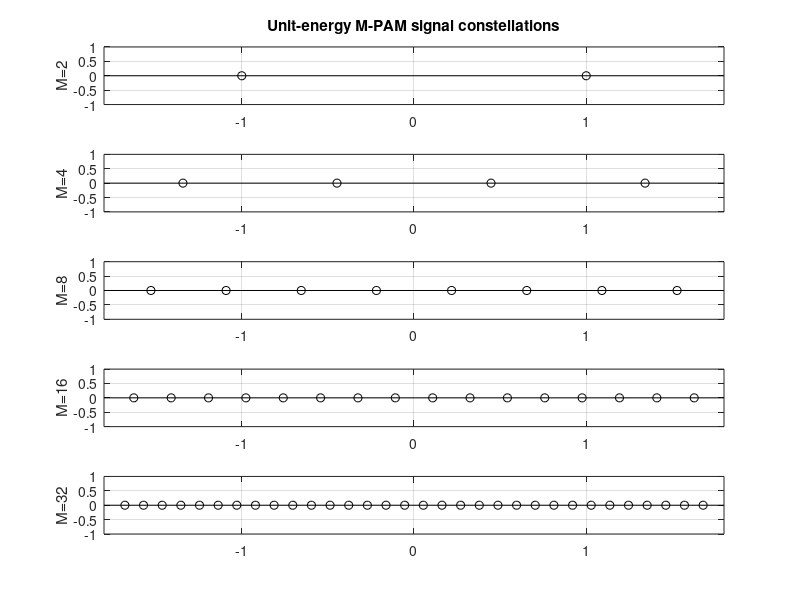

Reproduce this figure in MATLAB.
% File: plot_pam.m
% Plot PAM constellations
% EE161 - San Jose State University

clear
Es = 1;
ellmax = 5;
figure(100)

for ell=1:ellmax
    M = 2^ell;
    a = sqrt(3*Es/(M^2-1));
    clear s;
    for j=1:M
        s(j)=-(M-1)*a + 2*(j-1)*a;
    end

    subplot(ellmax,1,ell)
    stem(s,zeros(1,M),'-k'), xlim([-1.8 1.8]), grid on
    ylabel(strcat('M=',num2str(M)))
    if ell == 1, title('Unit-energy M-PAM signal constellations'), end
end
